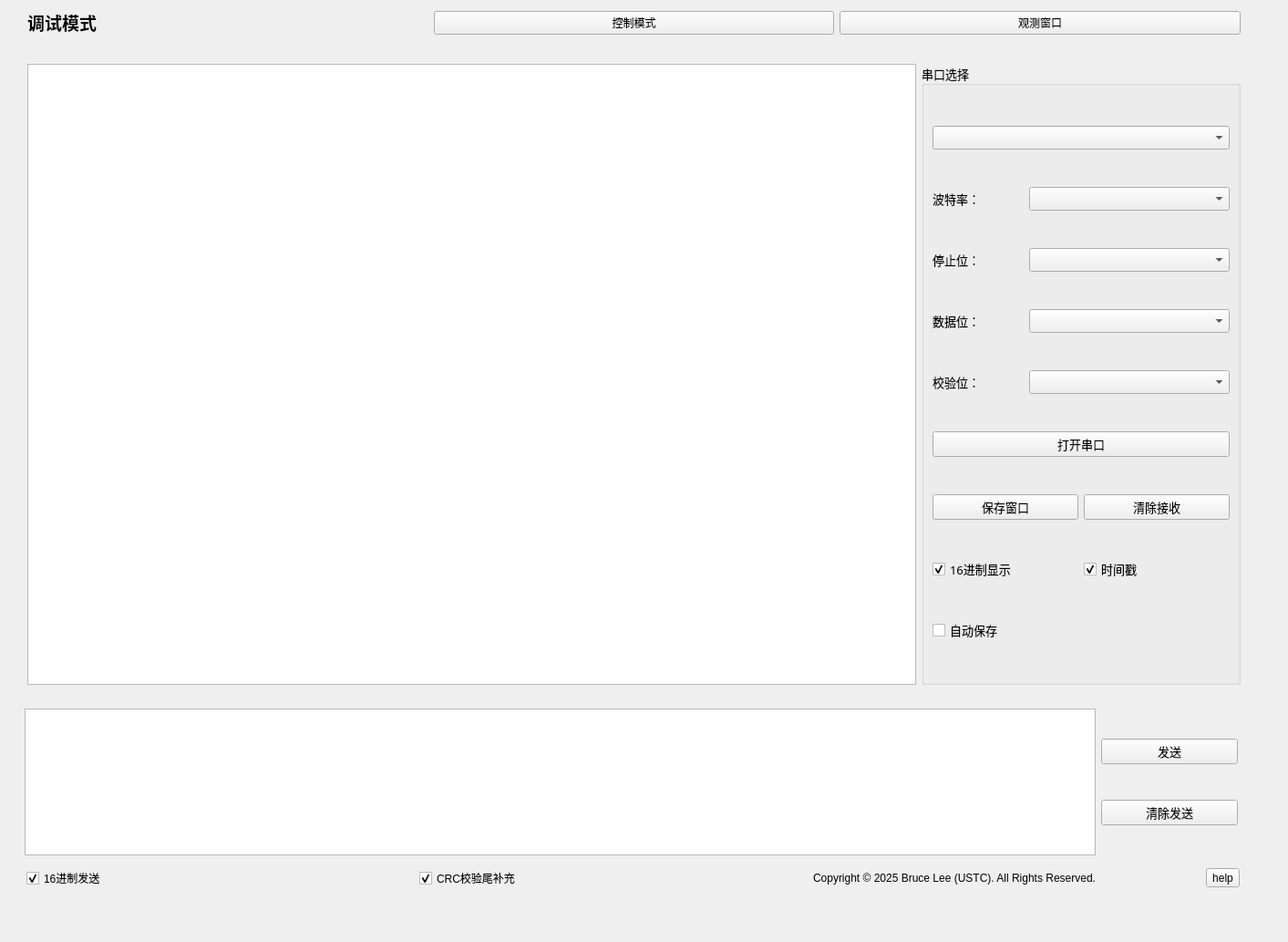
<?xml version="1.0" encoding="UTF-8"?>
<ui version="4.0">
 <class>Form</class>
 <widget class="QWidget" name="Form">
  <property name="geometry">
   <rect>
    <x>0</x>
    <y>0</y>
    <width>1413</width>
    <height>1033</height>
   </rect>
  </property>
  <property name="windowTitle">
   <string>Form</string>
  </property>
  <widget class="QWidget" name="layoutWidget_3">
   <property name="geometry">
    <rect>
     <x>27</x>
     <y>777</y>
     <width>1331</width>
     <height>161</height>
    </rect>
   </property>
   <layout class="QHBoxLayout" name="horizontalLayout_9">
    <item>
     <widget class="QTextEdit" name="textEdit_input">
      <property name="minimumSize">
       <size>
        <width>1000</width>
        <height>0</height>
       </size>
      </property>
     </widget>
    </item>
    <item>
     <layout class="QVBoxLayout" name="verticalLayout">
      <item>
       <widget class="QPushButton" name="pushButton_send">
        <property name="minimumSize">
         <size>
          <width>150</width>
          <height>0</height>
         </size>
        </property>
        <property name="font">
         <font>
          <family>宋体</family>
          <pointsize>10</pointsize>
         </font>
        </property>
        <property name="text">
         <string>发送</string>
        </property>
       </widget>
      </item>
      <item>
       <widget class="QPushButton" name="pushButton_cleansend">
        <property name="font">
         <font>
          <family>宋体</family>
          <pointsize>10</pointsize>
         </font>
        </property>
        <property name="text">
         <string>清除发送</string>
        </property>
       </widget>
      </item>
     </layout>
    </item>
   </layout>
  </widget>
  <widget class="QWidget" name="layoutWidget_4">
   <property name="geometry">
    <rect>
     <x>30</x>
     <y>70</y>
     <width>1331</width>
     <height>681</height>
    </rect>
   </property>
   <layout class="QHBoxLayout" name="horizontalLayout_10">
    <item>
     <widget class="QTextEdit" name="textEdit_display">
      <property name="enabled">
       <bool>true</bool>
      </property>
     </widget>
    </item>
    <item>
     <widget class="QGroupBox" name="groupBox">
      <property name="minimumSize">
       <size>
        <width>350</width>
        <height>0</height>
       </size>
      </property>
      <property name="font">
       <font>
        <family>宋体</family>
        <pointsize>10</pointsize>
       </font>
      </property>
      <property name="title">
       <string>串口选择</string>
      </property>
      <layout class="QGridLayout" name="gridLayout">
       <item row="3" column="0">
        <layout class="QHBoxLayout" name="horizontalLayout_3">
         <item>
          <widget class="QLabel" name="label_3">
           <property name="text">
            <string>数据位：</string>
           </property>
          </widget>
         </item>
         <item>
          <widget class="QComboBox" name="comboBox_data">
           <property name="minimumSize">
            <size>
             <width>220</width>
             <height>0</height>
            </size>
           </property>
          </widget>
         </item>
        </layout>
       </item>
       <item row="8" column="0">
        <layout class="QHBoxLayout" name="horizontalLayout_8">
         <item>
          <widget class="QCheckBox" name="checkBox_save">
           <property name="text">
            <string>自动保存</string>
           </property>
          </widget>
         </item>
        </layout>
       </item>
       <item row="1" column="0">
        <layout class="QHBoxLayout" name="horizontalLayout">
         <item>
          <widget class="QLabel" name="label">
           <property name="font">
            <font>
             <family>宋体</family>
             <pointsize>10</pointsize>
            </font>
           </property>
           <property name="text">
            <string>波特率：</string>
           </property>
          </widget>
         </item>
         <item>
          <widget class="QComboBox" name="comboBox_baud">
           <property name="minimumSize">
            <size>
             <width>220</width>
             <height>0</height>
            </size>
           </property>
          </widget>
         </item>
        </layout>
       </item>
       <item row="2" column="0">
        <layout class="QHBoxLayout" name="horizontalLayout_2">
         <item>
          <widget class="QLabel" name="label_2">
           <property name="text">
            <string>停止位：</string>
           </property>
          </widget>
         </item>
         <item>
          <widget class="QComboBox" name="comboBox_stop">
           <property name="minimumSize">
            <size>
             <width>220</width>
             <height>0</height>
            </size>
           </property>
          </widget>
         </item>
        </layout>
       </item>
       <item row="7" column="0">
        <layout class="QHBoxLayout" name="horizontalLayout_11">
         <item>
          <widget class="QCheckBox" name="checkBox_16dispaly">
           <property name="text">
            <string>16进制显示</string>
           </property>
           <property name="checked">
            <bool>true</bool>
           </property>
          </widget>
         </item>
         <item>
          <widget class="QCheckBox" name="checkBox_time">
           <property name="text">
            <string>时间戳</string>
           </property>
           <property name="checked">
            <bool>true</bool>
           </property>
          </widget>
         </item>
        </layout>
       </item>
       <item row="6" column="0">
        <layout class="QHBoxLayout" name="horizontalLayout_6">
         <item>
          <widget class="QPushButton" name="pushButton_save">
           <property name="text">
            <string>保存窗口</string>
           </property>
          </widget>
         </item>
         <item>
          <widget class="QPushButton" name="pushButton_clean">
           <property name="text">
            <string>清除接收</string>
           </property>
          </widget>
         </item>
        </layout>
       </item>
       <item row="0" column="0">
        <widget class="QComboBox" name="comboBox_com">
         <property name="maximumSize">
          <size>
           <width>326</width>
           <height>16777215</height>
          </size>
         </property>
        </widget>
       </item>
       <item row="4" column="0">
        <layout class="QHBoxLayout" name="horizontalLayout_4">
         <item>
          <widget class="QLabel" name="label_4">
           <property name="text">
            <string>校验位：</string>
           </property>
          </widget>
         </item>
         <item>
          <widget class="QComboBox" name="comboBox_check">
           <property name="minimumSize">
            <size>
             <width>220</width>
             <height>0</height>
            </size>
           </property>
          </widget>
         </item>
        </layout>
       </item>
       <item row="5" column="0">
        <layout class="QHBoxLayout" name="horizontalLayout_5">
         <item>
          <widget class="QPushButton" name="pushButton_openclose">
           <property name="text">
            <string>打开串口</string>
           </property>
          </widget>
         </item>
        </layout>
       </item>
      </layout>
     </widget>
    </item>
   </layout>
  </widget>
  <widget class="QWidget" name="">
   <property name="geometry">
    <rect>
     <x>30</x>
     <y>10</y>
     <width>1331</width>
     <height>30</height>
    </rect>
   </property>
   <layout class="QHBoxLayout" name="horizontalLayout_7">
    <item>
     <widget class="QLabel" name="label_33">
      <property name="text">
       <string>&lt;html&gt;&lt;head/&gt;&lt;body&gt;&lt;p&gt;&lt;span style=&quot; font-size:14pt; font-weight:600;&quot;&gt;调试模式&lt;/span&gt;&lt;/p&gt;&lt;/body&gt;&lt;/html&gt;</string>
      </property>
     </widget>
    </item>
    <item>
     <widget class="QPushButton" name="pushButton_control_model">
      <property name="text">
       <string>控制模式</string>
      </property>
     </widget>
    </item>
    <item>
     <widget class="QPushButton" name="pushButton_watchwindow">
      <property name="text">
       <string>观测窗口</string>
      </property>
     </widget>
    </item>
   </layout>
  </widget>
  <widget class="QWidget" name="">
   <property name="geometry">
    <rect>
     <x>29</x>
     <y>950</y>
     <width>1331</width>
     <height>26</height>
    </rect>
   </property>
   <layout class="QHBoxLayout" name="horizontalLayout_12">
    <item>
     <widget class="QCheckBox" name="checkBox_16send">
      <property name="text">
       <string>16进制发送</string>
      </property>
      <property name="checked">
       <bool>true</bool>
      </property>
     </widget>
    </item>
    <item>
     <widget class="QCheckBox" name="checkBox_send_CRC_2">
      <property name="text">
       <string>CRC校验尾补充</string>
      </property>
      <property name="checked">
       <bool>true</bool>
      </property>
     </widget>
    </item>
    <item>
     <widget class="QLabel" name="label_5">
      <property name="text">
       <string>Copyright © 2025 Bruce Lee (USTC). All Rights Reserved.</string>
      </property>
     </widget>
    </item>
    <item>
     <widget class="QToolButton" name="toolButton_help">
      <property name="text">
       <string>help</string>
      </property>
     </widget>
    </item>
   </layout>
  </widget>
 </widget>
 <resources/>
 <connections/>
</ui>
